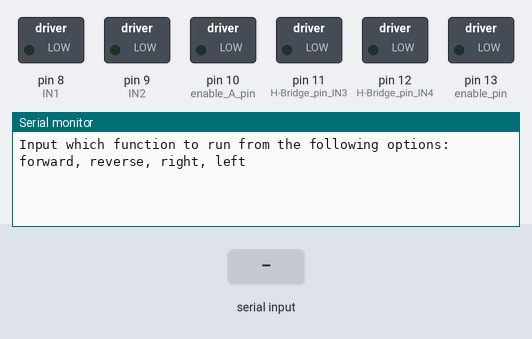
Bench run of a sketch on a simulated Arduino Uno, built with avr-gcc and run on an emulated ATmega328P. On the bench: switched loads named in the sketch (green lamp = pin HIGH), the last lines printed to the serial monitor. The test bench sets the inputs (shaded band).

Above: at 1.2 s.
1.3 s: "forward" received over Serial
At 3.1 s:
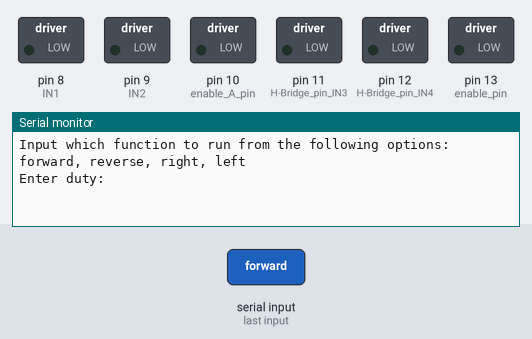
3.8 s: "backward" received over Serial
At 5.2 s:
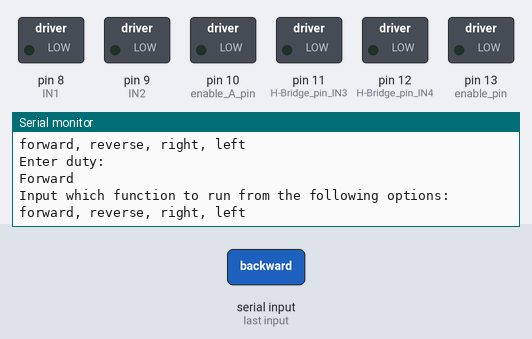
6.3 s: "90,45\n" received over Serial
At 8.5 s:
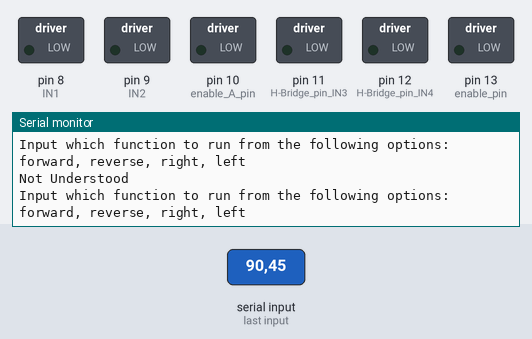

Measured:
- after the input at 1.3 s, the serial monitor: prints a new line after 1.0 s (image 1)
- after the input at 3.8 s, the serial monitor: prints a new line after 1.0 s (image 2)
- after the input at 6.3 s, the serial monitor: prints a new line after 1.0 s (image 3)

The sketch:

MotorDriver_v3a.ino
```cpp
#include <string.h>


/* const int PWM1 = 10; //left front motor
  const int PWM2 = 11; //right front motor
  const int PWM3 = 12; //left rear motor
  const int PWM4 = 13; //right rear motor*/
void setup() {
  // put your setup code here, to run once:
  Serial.begin(9600);
  pinMode(13,OUTPUT); //enable pin, and motor pwm pin (controls speed)
  pinMode(12,OUTPUT); //H-Bridge pin IN4
  pinMode(11,OUTPUT); //H-Bridge pin IN3
  pinMode(10,OUTPUT);//enable A pin
  pinMode(9,OUTPUT); //IN2
  pinMode(8,OUTPUT); //IN1

  /*
   *****H-Bridge Input Table*************

          0 - IN3 0 - IN4 Brakem
          0 - IN3 1 - IN4 Forward
          1 - IN3 0 - IN4 Reverse
          1 - IN3 1 - IN4 Brake

  ****************************************
  */
}

/*void motorDrive(int dutyCycle,bool val){
  const int PWM1 = 10; //left front motor
  const int PWM2 = 11; //right front motor
  const int PWM3 = 12; //left rear motor
  const int PWM4 = 13; //right rear motor
  if(val ==true){
  forward(dutyCycle);
  }
  else{
  reverse(dutyCycle);

  }


  }*/
/*void forward(int dutyCycle) { //move all motors forward at same speed
  digitalWrite(12,1);
  digitalWrite(11,0);
  motorWrite(13, 255);*/
  /*motorWrite(PWM2,255);
    motorWrite(PWM3,255);
    motorWrite(PWM4,255);
  delay(2000); // continue for 2 seconds

  motorWrite(13, 0); //stop all the motors
  /*motorWrite(PWM2,0);
    motorWrite(PWM3,0);
    motorWrite(PWM4,0);*/

/*void reverse(int dutyCycle) { //move all motors backwards at same speed
  digitalWrite(12,0);
  digitalWrite(11,1);
  motorWrite(13, 255); //figure out a way to reverse the direction ---- 150 = medium speed, 255 = max
  /*motorWrite(PWM2,255);
    motorWrite(PWM3,255);
    motorWrite(PWM4,255);
  delay(2000); // continue for 2 seconds*/

 // motorWrite(13, 0); //stop all the motors
  /*motorWrite(PWM2,0);
    motorWrite(PWM3,0);
    motorWrite(PWM4,0);*/


/*void right(int dutyCycle){ //move the two front
  //digitalWrite(hb1,1);
  //digitalWrite(hb2,0);
  //motorWrite(dutycle);
  delay(2000); // continue for 2 seconds

  motorWrite(PWM13,0); //stop all the motors
  motorWrite(PWM2,0);
  motorWrite(PWM3,0);
  motorWrite(PWM4,0);
  }
  /*void left(int dutyCycle){
  //digitalWrite(hb1,1);
  //digitalWrite(hb2,0);
  //motorWrite(dutycle);
  delay(2000); // continue for 2 seconds

  motorWrite(13,0); //stop all the motors
  /*motorWrite(PWM2,0);
  motorWrite(PWM3,0);
  motorWrite(PWM4,0);
  }*/
void motorWrite(int PWM, int dutyCycle) { //write to the 4 motors
  //const int PWM1 = 10; //left front motor
  //const int PWM2 = 11; //right front motor
  //const int PWM3 = 12; //left rear motor
  //const int PWM4 = 13; //right rear motor
  int PWM_outpin = PWM;
  analogWrite(PWM, dutyCycle);
  //analogWrite(PWM2,dutyCycle);
  //analogWrite(PWM3,dutyCycle);
  //analogWrite(PWM4,dutyCycle);

}


void loop() {
  // put your main code here, to run repeatedly:
  Serial.print("Input which function to run from the following options: \n");
  Serial.print("forward, reverse, right, left \n");

//  //forward(255);
//  digitalWrite(12,1);
//  digitalWrite(11,0);
//  digitalWrite(13,HIGH);
//  digitalWrite(10,HIGH);
//  delay(5000);
//
//  //brake, stop
//  digitalWrite(12,0);
//  digitalWrite(11,0);
//  delay(2000);
//
//
//  //reverse
//  digitalWrite(12,0);
//  digitalWrite(11,1);
//  digitalWrite(13,HIGH);
//  digitalWrite(10,HIGH);
//  delay(5000);
//
//
//  //brake, stop
//  digitalWrite(12,0);
//  digitalWrite(11,0);
//  delay(2000);
//
//
//  //left
//  digitalWrite(12,1);
//  digitalWrite(11,0);
//  digitalWrite(13,HIGH);
//  //digitalWrite(10,HIGH);
//  delay(5000);
//
//  //brake, stop
//  digitalWrite(12,0);
//  digitalWrite(11,0);
//  delay(2000);
//  //analogWrite(3,100);//analogyWrite(pin#,0-255)

  //right
//  digitalWrite(12,1);
//  digitalWrite(11,0);
//  //digitalWrite(13,HIGH);
//  digitalWrite(10,HIGH);
//  delay(5000);


  //motorWrite(13, 255); //figure out a way to reverse the direction ---- 150 = medium speed, 255 = max

    while(!Serial.available());


    if(Serial.available()){
        String s = Serial.readString();
        if(s != "forward" && s != "left"&&s!="right"&&s!="reverse"){
            Serial.println("Not Understood");

        }
        else{
          Serial.println("Enter duty:");
          while(!Serial.available());
          int duty = Serial.parseInt();
        }


          if(s == "forward"){
              Serial.println("Forward");

          }
          else if(s == "backward"){

              Serial.println("Backward");

          }
          else if(s =="left"){
            Serial.println("left");
          }
          else if(s == "right"){
            Serial.println("right");
          }


        }

 }
```
